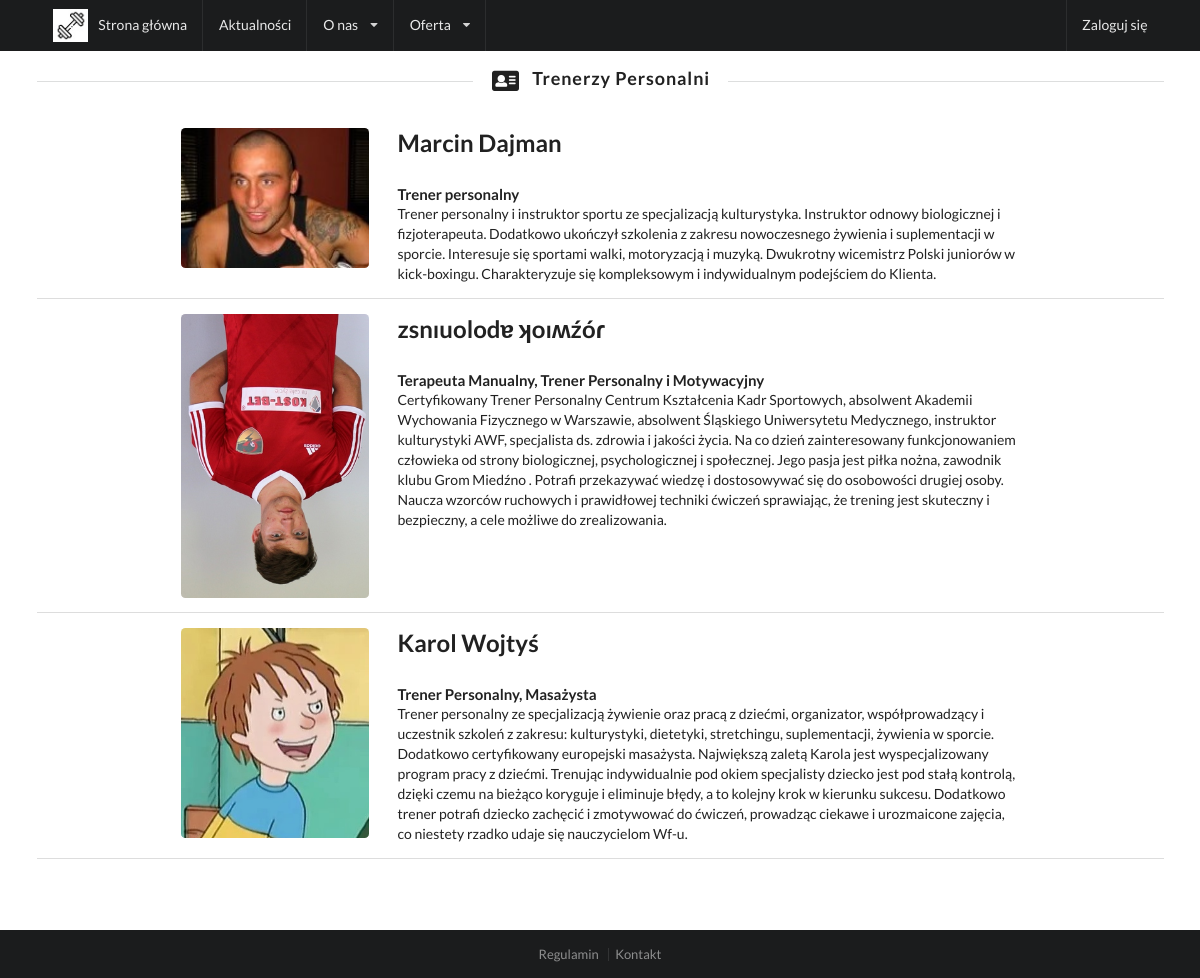
Screenshot of /onas/trenerzy with the database file from the repository.
### tables this page shows
CREATE TABLE `trainers_content` (
  `trainer_id` int NOT NULL,
  `title` text NOT NULL,
  `content` text NOT NULL
);

CREATE TABLE `users` (
  `id` int NOT NULL,
  `login` varchar(255) NOT NULL,
  `password` varchar(255) NOT NULL,
  `status` text NOT NULL,
  `name` varchar(255) NOT NULL,
  `surname` varchar(255) NOT NULL,
  `avatar` varchar(32) NOT NULL,
  `age` int NOT NULL,
  `telephone` varchar(128) NOT NULL
);

### controller/onas/trenerzyController.php (called while the page is built)
<?php
    require $views.'header.php';
    require $views.'onas'.$ds.'trainersTable.php';
    require $views.'footer.php';
?>

### index.php (called while the page is built, shortened)
<?php
    $request = $_SERVER['REQUEST_URI'];
    routing($request);
?>

### views/onas/trainersTable.php (the view)
<?php
    $query = $db->query("SELECT trainers_content.title, trainers_content.content, users.avatar, users.name, users.surname FROM trainers_content LEFT JOIN users ON trainers_content.trainer_id = users.id WHERE status = 'trener'");
?>
<div class="ui container">
  <div class="ui horizontal divider header">
  <i class="address card icon"></i>
    Trenerzy Personalni
  </div>
  <br>
  <?php foreach($query as $row): ?>
    <div class="ui grid">
      <div class="two wide column">
      </div>
      <div class="three wide column">
        <img class="ui centered middle aligned medium rounded image" src="/other/avatars/<?php echo $row['avatar'];?>">
      </div>
      <div class="nine wide column">
        <h2><?php echo $row['name'].' '.$row['surname'];?></h2>
        <h4><?php echo $row['title'];?></h4>
        <?php echo $row['content'];?>
      </div>
      <div class="two wide column">
      </div>
    </div>
  <div class="ui divider"></div>
  <?php endforeach; ?>
</div>

### rows the page displays
trainers_content: users.avatar (picture), users.name "Marcin", users.surname "Dajman", title "Trener personalny", content "Trener personalny i instruktor sportu ze specjalizacją kulturystyka. Instruktor odnowy biologicznej i fizjoterapeuta. Dodatkowo ukończył szkolenia z zakresu nowoczesnego żywienia i suplementacji w sporcie. Interesuje się sportami walki, motoryzacją i muzyką. Dwukrotny wicemistrz Polski juniorów w kick-boxingu. Charakteryzuje się kompleksowym i indywidualnym podejściem do Klienta."
trainers_content: users.avatar (picture), users.name "zsnıuolodɐ", users.surname "ʞoıʍźóɾ", title "Terapeuta Manualny, Trener Personalny i Motywacyjny", content "Certyfikowany Trener Personalny Centrum Kształcenia Kadr Sportowych, absolwent Akademii Wychowania Fizycznego w Warszawie, absolwent Śląskiego Uniwersytetu Medycznego, instruktor kulturystyki AWF, specjalista ds. zdrowia i jakości życia. Na co dzień zainteresowany funkcjonowaniem człowieka od strony biologicznej, psychologicznej i społecznej. Jego pasja jest piłka nożna, zawodnik klubu Grom Miedźno . Potrafi przekazywać wiedzę i dostosowywać się do osobowości drugiej osoby. Naucza wzorców ruchowych i prawidłowej techniki ćwiczeń sprawiając, że trening jest skuteczny i bezpieczny, a cele możliwe do zrealizowania."
trainers_content: users.avatar (picture), users.name "Karol", users.surname "Wojtyś", title "Trener Personalny, Masażysta", content "Trener personalny ze specjalizacją żywienie oraz pracą z dziećmi, organizator, współprowadzący i uczestnik szkoleń z zakresu: kulturystyki, dietetyki, stretchingu, suplementacji, żywienia w sporcie. Dodatkowo certyfikowany europejski masażysta. Największą zaletą Karola jest wyspecjalizowany program pracy z dziećmi. Trenując indywidualnie pod okiem specjalisty dziecko jest pod stałą kontrolą, dzięki czemu na bieżąco koryguje i eliminuje błędy, a to kolejny krok w kierunku sukcesu. Dodatkowo trener potrafi dziecko zachęcić i zmotywować do ćwiczeń, prowadząc ciekawe i urozmaicone zajęcia, co niestety rzadko udaje się nauczycielom Wf-u."
